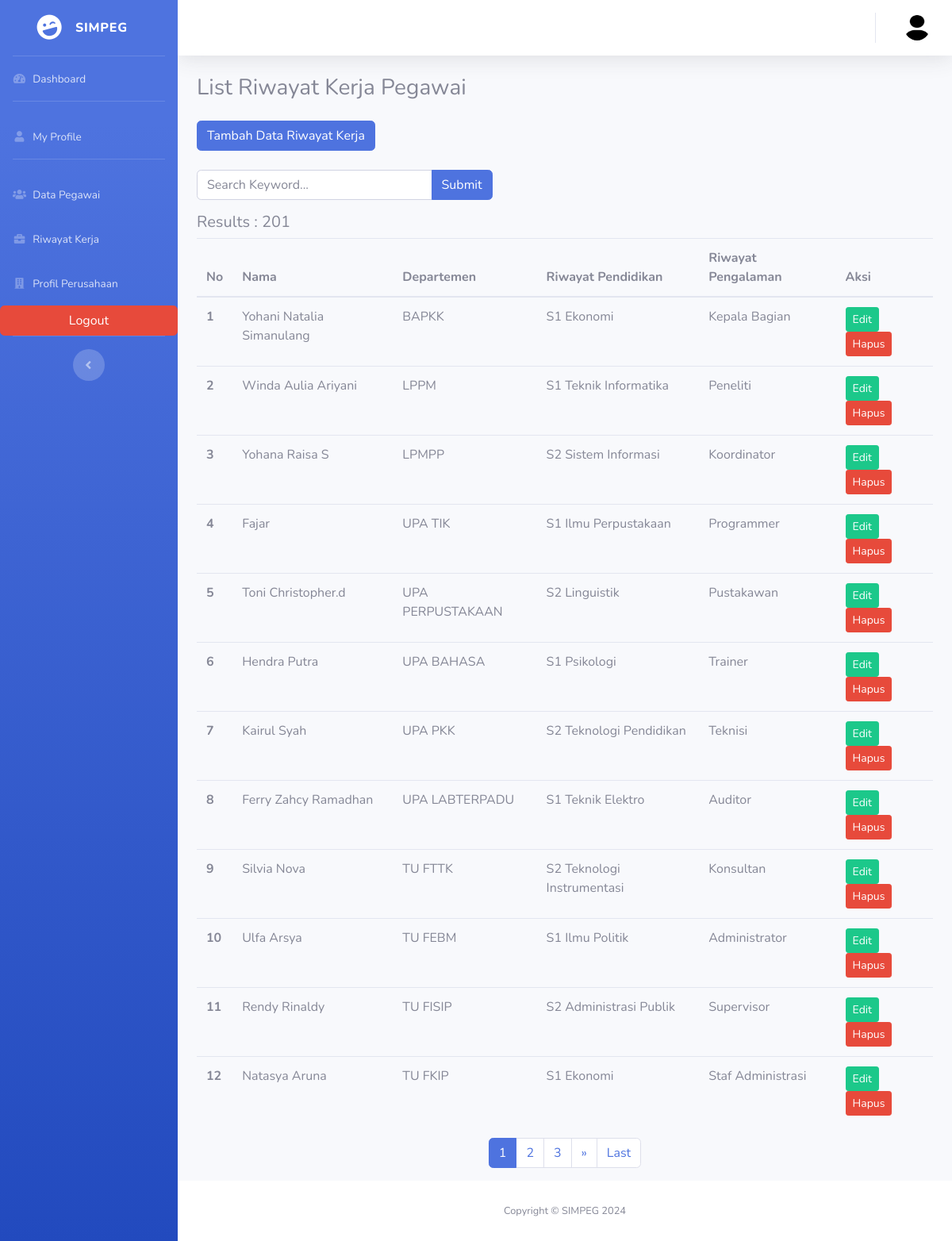
The page /index.php/riwayatkerja on the database its author committed.
### tables this page shows
CREATE TABLE `riwayat_kerja` (
  `id_pegawai` int(9) NOT NULL,
  `nama` varchar(255) NOT NULL,
  `departemen` varchar(255) NOT NULL,
  `riwayat_pendidikan` varchar(255) NOT NULL,
  `riwayat_pengalaman` varchar(255) NOT NULL
);

### application/controllers/Riwayatkerja.php (called while the page is built, shortened)
<?php
class Riwayatkerja extends CI_Controller {
    public function __construct()
    {
        $this->load->model('Riwayatkerja_model');
        $this->load->library('form_validation');
    }
    public function index()
    {
        $data['judul'] = 'List of Riwayat Kerja';
        $this->load->model('Riwayatkerja_model','riwayatkerja');
        $this->load->library('pagination');
        if($this->input->post('submit')){
            $data['keyword'] = $this->input->post('keyword');
            $this->session->set_userdata('keyword', $data['keyword']);
        }else{
            $data['keyword'] = $this->session->userdata('keyword');
        }
        $this->db->like('nama', $data['keyword']);
        $this->db->or_like('departemen', $data['keyword']);
        $this->db->or_like('riwayat_pendidikan', $data['keyword']);
        $this->db->from('riwayat_kerja');
        $config['total_rows'] = $this->db->count_all_results();
        $data['total_rows'] = $config['total_rows'];
        $config['per_page'] = 12;
        $data['start'] = $this->uri->segment(3);
        $data['riwayatkerja'] = $this->riwayatkerja->getRiwayatkerja($config['per_page'],$data['start'], $data['keyword']);
        $this->load->view('templates/header', $data);
        $this->load->view('riwayatkerja/index', $data);
        $this->load->view('templates/footer');
    }
}

### index.php (called while the page is built, shortened)
<?php
require_once BASEPATH.'core/CodeIgniter.php';

### application/config/config.php (called while the page is built, shortened)
<?php
$config['base_url'] = 'http://localhost/CI-App/';
$config['index_page'] = '';
$config['uri_protocol']	= 'REQUEST_URI';
$config['url_suffix'] = '';
$config['language']	= 'english';
$config['charset'] = 'UTF-8';
$config['enable_hooks'] = FALSE;
$config['subclass_prefix'] = 'MY_';
$config['composer_autoload'] = FALSE;
$config['permitted_uri_chars'] = 'a-z 0-9~%.:_\-';
$config['enable_query_strings'] = FALSE;
$config['controller_trigger'] = 'c';
$config['function_trigger'] = 'm';
$config['directory_trigger'] = 'd';
$config['allow_get_array'] = TRUE;
$config['log_threshold'] = 0;
$config['log_path'] = '';
$config['log_file_extension'] = '';
$config['log_file_permissions'] = 0644;
$config['log_date_format'] = 'Y-m-d H:i:s';
$config['error_views_path'] = '';
$config['cache_path'] = '';
$config['cache_query_string'] = FALSE;
$config['encryption_key'] = '';
$config['sess_driver'] = 'files';
$config['sess_cookie_name'] = 'ci_session';
$config['sess_expiration'] = 7200;
$config['sess_save_path'] = NULL;
$config['sess_match_ip'] = FALSE;
$config['sess_time_to_update'] = 300;
$config['sess_regenerate_destroy'] = FALSE;
$config['cookie_prefix']	= '';
$config['cookie_domain']	= '';
$config['cookie_path']		= '/';
$config['cookie_secure']	= FALSE;
$config['cookie_httponly'] 	= FALSE;
$config['standardize_newlines'] = FALSE;
$config['global_xss_filtering'] = FALSE;
$config['csrf_protection'] = FALSE;
$config['csrf_token_name'] = 'csrf_test_name';
$config['csrf_cookie_name'] = 'csrf_cookie_name';
$config['csrf_expire'] = 7200;
$config['csrf_regenerate'] = TRUE;
$config['csrf_exclude_uris'] = array();
$config['compress_output'] = FALSE;
$config['time_reference'] = 'local';
$config['rewrite_short_tags'] = FALSE;
$config['proxy_ips'] = '';

### application/models/Riwayatkerja_model.php (called while the page is built, shortened)
<?php
class Riwayatkerja_model extends CI_Model
{
    public function getRiwayatkerja($limit, $start, $keyword=null)
    {
        return $this->db->get('riwayat_kerja', $limit, $start)->result_array();
    }
}

### application/views/riwayatkerja/index.php (the view, shortened to what this page needs)
<div class="content">
<div class="container">
    <h3 class="mt-3">List Riwayat Kerja Pegawai</h3>
<link href="<?= base_url('assets/');?>/vendor/fontawesome-free/css/all.min.css" rel="stylesheet" type="text/css">
    <div class="row mt-4">
        <div class="col-md-8">
            <a href="<?= base_url(); ?>riwayatkerja/tambah" class="btn btn-primary">Tambah Data Riwayat Kerja</a>
        </div>
    </div>
<link href="<?= base_url('assets/');?>css/sb-admin-2.min.css" rel="stylesheet">
<div class="row mt-4">
    <div class="col-md-5">
      <form action="<?= base_url('riwayatkerja');?>" method="post">
      <div class="input-group mb-3">
        <input type="text" class="form-control" placeholder="Search Keyword..." name="keyword" autocomplete="off" autofocus>
        <div class="input-group-append">
            <input class="btn btn-primary" type="submit" name="submit">
        </div>
        </div>
      </form>
    </div>
</div>
    <div class="row">
        <div class="col-md">
            <h5>Results : <?= $total_rows;?></h5>
            <table class="table">
            <thead>
                <tr>
                    <th>No</th>
                    <th>Nama</th>
                    <th>Departemen</th>
                    <th>Riwayat Pendidikan</th>
                    <th>Riwayat Pengalaman</th>
                    <th>Aksi</th>
                </tr>
            </thead>
            <tbody>
                <?php foreach ($riwayatkerja as $riwayatkerja) : ?>
                <tr>
                    <th><?= ++$start;?></th>
                    <td><?=$riwayatkerja['nama'];?></td>
                    <td><?=$riwayatkerja['departemen'];?></td>
                    <td><?=$riwayatkerja['riwayat_pendidikan'];?></td>
                    <td><?=$riwayatkerja['riwayat_pengalaman'];?></td>
                    <td>
                    <a href="<?= base_url();?>riwayatkerja/ubah/<?= $riwayatkerja['id_pegawai']; ?>" class="btn btn-sm btn-success">Edit</a>
                    <a href="<?= base_url(); ?>riwayatkerja/hapus/<?= $riwayatkerja['id_pegawai']; ?>" class="btn btn-sm btn-danger" onclick="return confirm('Yakin ingin menghapus data ini?');">Hapus<a>
                    </td>
                </tr>
                <?php endforeach;?>
            </tbody>
        </table>
        <?= $this->pagination->create_links();?>
        </div>
    </div>
</div>

### application/config/pagination.php (shortened to what this page needs)
<?php
        $config['base_url'] = 'http://localhost/CI-App/Riwayatkerja/index';
        $config['full_tag_open'] = '<nav><ul class="pagination justify-content-center">';
        $config['full_tag_close'] = '</ul></nav>';
        $config['first_link'] = 'First';
        $config['first_tag_open'] = ' <li class="page-item">';
        $config['first_close'] = ' </li>';
        $config['last_link'] = 'Last';
        $config['last_tag_open'] = ' <li class="page-item">';
        $config['last_close'] = ' </li>';
        $config['next_link'] = '&raquo';
        $config['next_tag_open'] = ' <li class="page-item">';
        $config['next_close'] = ' </li>';
        $config['cur_tag_open'] = ' <li class="page-item active"><a class="page-link" href="#">';
        $config['num_tag_open'] = ' <li class="page-item">';
?>

### application/views/templates/header.php (shortened to what this page needs)
<!DOCTYPE html>
<html lang="en">
<head>
    <link href="vendor/fontawesome-free/css/all.min.css" rel="stylesheet" type="text/css">
    <link href="css/sb-admin-2.min.css" rel="stylesheet">
</head>
<body id="page-top">
    <div id="wrapper">
        <ul class="navbar-nav bg-gradient-primary sidebar sidebar-dark accordion" id="accordionSidebar">
            <a class="sidebar-brand d-flex align-items-center justify-content-center" href="<?= base_url();?>home">
                <div class="sidebar-brand-icon rotate-n-15">
                    <i class="fas fa-laugh-wink"></i>
                </div>
                <div class="sidebar-brand-text mx-3">SIMPEG</div>
            </a>
            <hr class="sidebar-divider my-0">
            <li class="nav-item">
                <a class="nav-link" href="<?= base_url();?>home">
                    <i class="fas fa-fw fa-tachometer-alt"></i>
                    <span>Dashboard</span></a>
            </li>
            <hr class="sidebar-divider">
            <li class="nav-item">
                <a class="nav-link" href="<?= base_url('profilperusahaan/my_profile');?>">
                    <i class="fas fa-fw fa-user"></i>
                    <span>My Profile</span></a>
            </li>
            <hr class="sidebar-divider">
            <li class="nav-item">
                <a class="nav-link" href="<?= base_url();?>pegawai">
                    <i class="fas fa-fw fa-users"></i>
                    <span>Data Pegawai</span></a>
            </li>
            <li class="nav-item">
                <a class="nav-link" href="<?= base_url();?>riwayatkerja">
                    <i class="fas fa-fw fa-briefcase"></i>
                    <span>Riwayat Kerja</span></a>
            </li>
            <li class="nav-item">
                <a class="nav-link" href="<?= base_url();?>profilperusahaan">
                    <i class="fas fa-fw fa-building"></i>
                    <span>Profil Perusahaan</span></a>
            </li>
            <a href="<?= base_url('auth/logout'); ?>" class="btn btn-danger btn-block">
                Logout
            </a>
            <hr class="sidebar-divider d-none d-md-block">
            <div class="text-center d-none d-md-inline">
                <button class="rounded-circle border-0" id="sidebarToggle"></button>
            </div>
        </ul>
        <div id="content-wrapper" class="d-flex flex-column">
            <div id="content">
                <nav class="navbar navbar-expand navbar-light bg-white topbar mb-4 static-top shadow">
                    <ul class="navbar-nav ml-auto">
                        <li class="nav-item dropdown no-arrow">
                            <a class="nav-link dropdown-toggle" href="#" id="userDropdown" role="button"
                                data-toggle="dropdown" aria-haspopup="true" aria-expanded="false">
                                <img class="img-profile rounded-circle"
                                src="<?= base_url('assets/img/profile/default.jpg' . $this->session->userdata('image')); ?>" alt="User Profile">
                            </a>
                        </li>
                    </ul>
                </nav>

### application/views/templates/footer.php (shortened to what this page needs)
</div>
<footer class="sticky-footer bg-white">
    <div class="container my-auto">
        <div class="copyright text-center my-auto">
            <span>Copyright &copy; SIMPEG 2024</span>
        </div>
    </div>
</footer>
</div>
</div>
    </body>
</html>

### rows shown on the page
riwayat_kerja: nama "Yohani Natalia Simanulang", departemen "BAPKK", riwayat_pendidikan "S1 Ekonomi", riwayat_pengalaman "Kepala Bagian"
riwayat_kerja: nama "Winda Aulia Ariyani", departemen "LPPM", riwayat_pendidikan "S1 Teknik Informatika", riwayat_pengalaman "Peneliti"
riwayat_kerja: nama "Yohana Raisa S", departemen "LPMPP", riwayat_pendidikan "S2 Sistem Informasi", riwayat_pengalaman "Koordinator"
riwayat_kerja: nama "Fajar", departemen "UPA TIK", riwayat_pendidikan "S1 Ilmu Perpustakaan", riwayat_pengalaman "Programmer"
riwayat_kerja: nama "Toni Christopher.d", departemen "UPA PERPUSTAKAAN", riwayat_pendidikan "S2 Linguistik", riwayat_pengalaman "Pustakawan"
riwayat_kerja: nama "Hendra Putra", departemen "UPA BAHASA", riwayat_pendidikan "S1 Psikologi", riwayat_pengalaman "Trainer"
riwayat_kerja: nama "Kairul Syah", departemen "UPA PKK", riwayat_pendidikan "S2 Teknologi Pendidikan", riwayat_pengalaman "Teknisi"
riwayat_kerja: nama "Ferry Zahcy Ramadhan", departemen "UPA LABTERPADU", riwayat_pendidikan "S1 Teknik Elektro", riwayat_pengalaman "Auditor"
riwayat_kerja: nama "Silvia Nova", departemen "TU FTTK", riwayat_pendidikan "S2 Teknologi Instrumentasi", riwayat_pengalaman "Konsultan"
riwayat_kerja: nama "Ulfa Arsya", departemen "TU FEBM", riwayat_pendidikan "S1 Ilmu Politik", riwayat_pengalaman "Administrator"
riwayat_kerja: nama "Rendy Rinaldy", departemen "TU FISIP", riwayat_pendidikan "S2 Administrasi Publik", riwayat_pengalaman "Supervisor"
riwayat_kerja: nama "Natasya Aruna", departemen "TU FKIP", riwayat_pendidikan "S1 Ekonomi", riwayat_pengalaman "Staf Administrasi"

### other values the page prints
$total_rows "201"
$this->pagination->create_links() "1 2 3 » Last"
